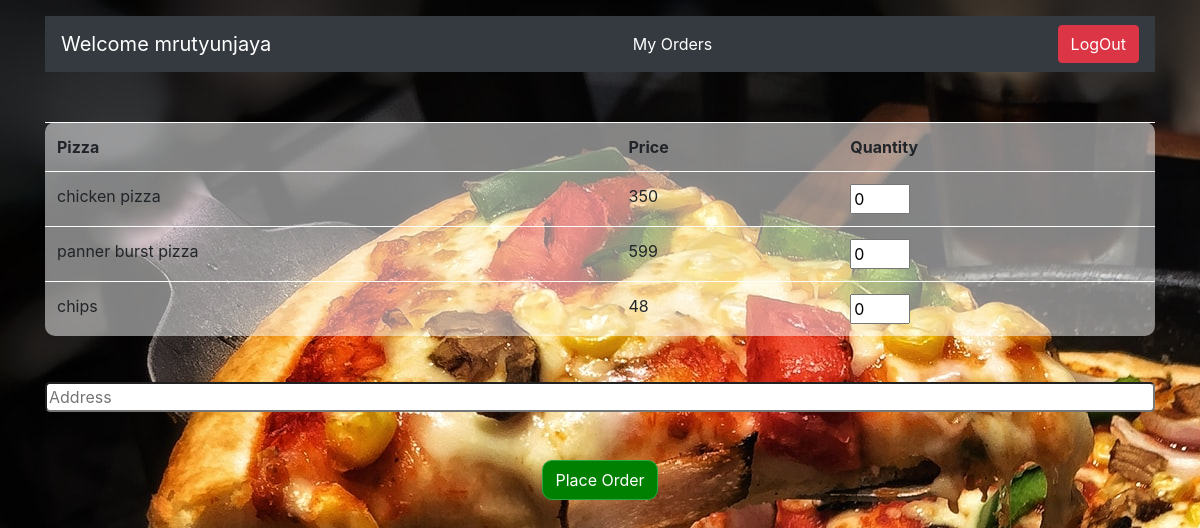
The page /customer/welcome/ (signed in) on the database its author committed.
### pizzaApp/models.py (models this page shows)
class PizzaModel(models.Model):
    name = models.CharField(max_length=50)
    price = models.CharField(max_length=50)

### pizzaApp/views.py (the view)
# urls.py: path('customer/welcome/', customerwelcomeview, name='customerpage'),
def customerwelcomeview(request):
    if request.user.is_authenticated == False:
        return redirect('userloginpage')
    username = request.user.username
    context = {'username': username, 'pizzas': PizzaModel.objects.all()}
    return render(request, 'pizzaApp/customerwelcome.html', context)

### pizzaApp/templates/pizzaApp/customerwelcome.html (shortened to what this page needs)
{% extends 'base.html' %}
{% block content %}
<div class="container">
    <nav class="navbar navbar-light bg-dark mt-3">
        <a class="navbar-brand" style="color: white;"> Welcome {{ username }} </a>
        <a href="/userorders/" class="navbar-item" style="text-decoration: none;"> My Orders </a>
        <a href="/userlogout/" class="btn btn-danger">LogOut</a>
    </nav>
    <form action="/placeorder/" method="POST">
            <table class="table table-light table-hover" style="width: 100%; background-color: rgba(255,255,255,0.5);">
                <tr>
                    <th>Pizza</th>
                    <th>Price</th>
                    <th>Quantity</th>
                </tr>
                {% for pizza in pizzas %}
                <tr>
                    <td> {{pizza.name}} </td>
                    <td> {{pizza.price}} </td>
                    <td><input type="number" min="0" value="0" name="{{pizza.id}}" style="width:60px;"></td>
                </tr>
                {% endfor %}
            </table>
            <div>
                <input type="text" placeholder="Address" style="width: 100%; margin-top: 30px; border-radius: 5px;" name="address" id="">
            </div>
            <div class="text-center mt-5">
                <input type="submit" class="btn btn-success" value="Place Order" name="" style="color: white; border-radius: 10px; background-color: green; height: 40px;">
            </div>
        </div>
{% endblock %}

### pizzaApp/templates/pizzaApp/customerwelcome.html (style rules this page uses)
div table { background-color: blueviolet; border-radius: 10px; margin-top: 50px; }
div nav a { color: white; }

### rows shown on the page
PizzaModel: name "chicken pizza", price "350"
PizzaModel: name "panner burst pizza", price "599"
PizzaModel: name "chips", price "48"

### other values the page prints
{{ username }} "mrutyunjaya"
